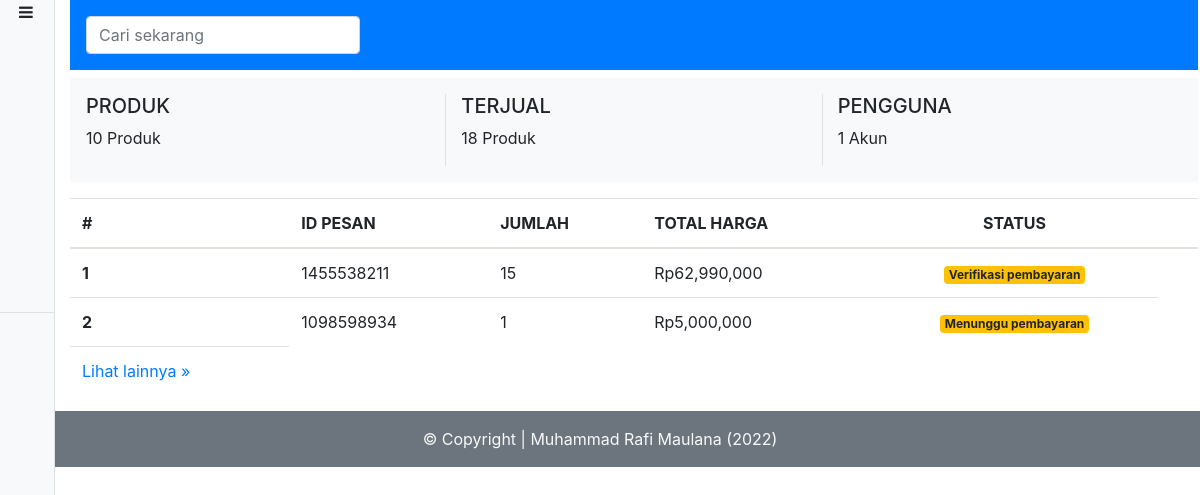
The page /technoid/admin (signed in) on the database its author committed.
### tables this page shows
CREATE TABLE `transaksi` (
  `id` int(11) NOT NULL,
  `id_pesan` int(11) NOT NULL,
  `id_user` int(11) NOT NULL,
  `pengirim` varchar(50) NOT NULL,
  `penerima` varchar(50) NOT NULL,
  `alamat` varchar(150) NOT NULL,
  `telepon` int(15) NOT NULL,
  `email` varchar(50) NOT NULL,
  `kuantiti_total` int(11) NOT NULL,
  `total_akhir` int(20) NOT NULL,
  `pembayaran` int(11) NOT NULL,
  `id_status` int(11) NOT NULL,
  `pesan_at` datetime NOT NULL,
  `kirim_at` datetime NOT NULL,
  `terima_at` datetime NOT NULL
);

### technoid/function/admin.php (called while the page is built, shortened)
<?php
require 'koneksi.php';
function home()
{
    global $konek;
    $barang = mysqli_query($konek, "SELECT * FROM produk");
    $jual = mysqli_query($konek, "SELECT SUM(jual) as jual FROM penjualan");
    $akun = mysqli_query($konek, "SELECT * FROM users WHERE role='2'");
    $trans = mysqli_query($konek, "SELECT * FROM transaksi JOIN status ON status.id_status=transaksi.id_status WHERE transaksi.id_status < 2 ORDER BY id DESC LIMIT 7 ");
    $tran = [];
    while ($tr = mysqli_fetch_object($trans)) {
        $tran[] = $tr;
    }
    $data = [
        'judul'     => 'Beranda',
        'produk'    => mysqli_fetch_object($barang),
        'jmlPd'     => mysqli_num_rows($barang),
        'akun'     => mysqli_num_rows($akun),
        'jual'     => mysqli_fetch_object($jual),
        'trans'     => $tran,
    ];
    return $data;
}

### technoid/admin/index.php (the view, shortened to what this page needs)
<?php
require '../function/admin.php';
$jmlPd = home()['jmlPd'];
$transaksi = home()['trans'];
require 'template_admin/header.php';
?>
<div class="heading text-center bg-light mt-2 p-3 ">
    <div class="row text-left ">
        <div class="col-4 border-right">
            <h5>PRODUK</h5>
            <p> <?= $jmlPd ?> Produk</p>
        </div>
        <div class="col-4">
            <h5>TERJUAL</h5>
            <p><?= home()['jual']->jual ?> Produk</p>
        </div>
        <div class="col-4 border-left">
            <h5>PENGGUNA</h5>
            <p><?= home()['akun'] ?> Akun</p>
        </div>
    </div>
</div>
<table class="transaksi table mt-3">
    <thead>
        <tr>
            <th scope="col">#</th>
            <th scope="col">ID PESAN</th>
            <th scope="col">JUMLAH</th>
            <th scope="col">TOTAL HARGA</th>
            <th scope="col" class="text-center">STATUS</th>
            <th scope="col"></th>
        </tr>
    </thead>
    <tbody>
        <?php foreach ($transaksi as $key => $value) : ?>
            <tr>
                <th scope="row"><?= $key + 1 ?></th>
                <td><?= $value->id_pesan ?></td>
                <td><?= $value->kuantiti_total ?></td>
                <td>Rp<?= number_format($value->total_akhir, 0) ?></td>
                <td class="text-center">
                    <?php if ($value->id_status == 0 && $value->pembayaran == 0) : ?>
                        <span class=" badge badge-warning">Menunggu pembayaran</span>
                    <?php elseif ($value->id_status == 0 && $value->pembayaran == 1) : ?>
                        <span class=" badge badge-warning">Verifikasi pembayaran</span>
                    <?php elseif ($value->id_status == 2) : ?>
                        <span class=" badge badge-primary"><?= $value->keterangan ?></span>
                    <?php endif; ?>
                </td>
            </tr>
        <?php endforeach; ?>
    </tbody>
    <tfoot>
        <tr>
            <td>
                <a class="text-decoration-none" href="<?= url ?>admin/transaksi.php"> Lihat lainnya &raquo;</a>
            </td>
        </tr>
    </tfoot>
</table>
<?php require 'template_admin/footer.php' ?>

### technoid/assets/css/custom.css (style rules this page uses)
* { margin: 0; padding: 0; }

### rows shown on the page
transaksi: id_pesan "1455538211", kuantiti_total "15", total_akhir "62,990,000", pembayaran "Verifikasi pembayaran"
transaksi: id_pesan "1098598934", kuantiti_total "1", total_akhir "5,000,000", pembayaran "Menunggu pembayaran"

### other values the page prints
$jmlPd "10"
home()['jual']->jual "18"
home()['akun'] "1"
author "Muhammad Rafi Maulana"
